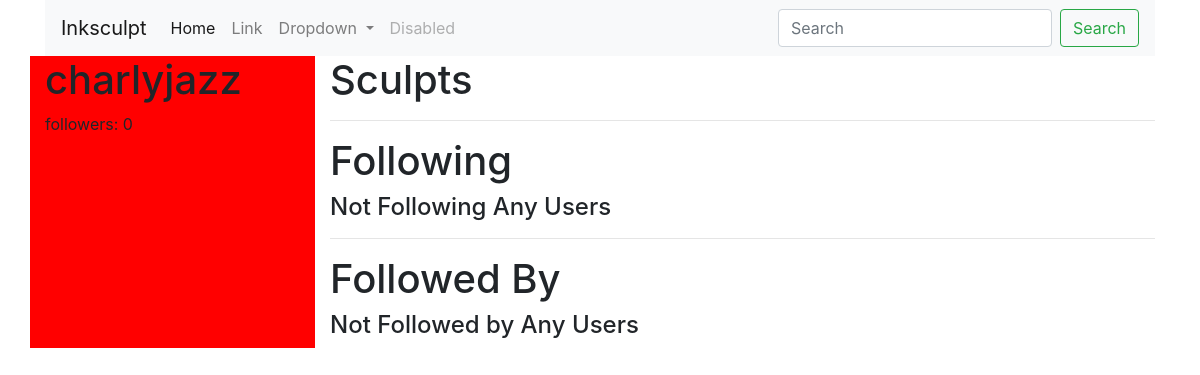
/charlyjazz/, run on an earlier commit of the app's database.
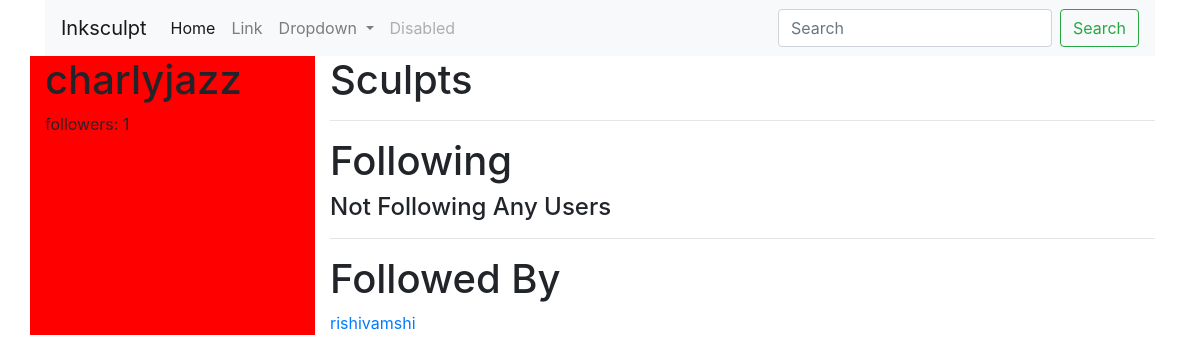
And on a later commit of the database.
### accounts/models.py (models this page shows, shortened)
class UserProfile(models.Model):
	user 		= models.OneToOneField(settings.AUTH_USER_MODEL , related_name='profile') #1
	following 	= models.ManyToManyField(settings.AUTH_USER_MODEL, blank=True ,related_name='followed_by') #2

### accounts/views.py (the view)
# urls.py: url(r'^(?P<username>[\w.@+-]+)/$', UserDetailView.as_view(), name = 'detail'), # 6  # /sculpt/1
class UserDetailView(DetailView):	#2
	template_name = 'accounts/user_detail.html'
	queryset = User.objects.all()
	def get_object(self):
		return get_object_or_404(User, username__iexact = self.kwargs.get("username"))

### accounts/templates/accounts/user_detail.html (shortened to what this page needs)
{% extends "base.html" %}
{% block content %}
<div class="row">
	<div class="col-sm-3 col-xs-12" style="background-color: red;">
		<h1>{{ object.username }}</h1>
		<p>followers: {{ object.followed_by.count }} </p>
</div>
<div class="col-sm-9 col-xs-12"  >
	<h1>Sculpts</h1>
	<hr>
	<h1>Following</h1>
	{% for user in object.profile.following.all %}
		<a href='/{{ user.username }}'>{{ user.username }}</a> <br/>
		{% empty %}
		<h4>Not Following Any Users </h4>
	{% endfor %}
	<hr>
	<h1>Followed By</h1>
	{% for profile in object.followed_by.all %}
		<a href='/{{ profile.user.username }}'>{{ profile.user.username }}</a> <br/>
		{% empty %}
		<h4>Not Followed by Any Users </h4>
	{% endfor %}
</div>
{% endblock content %}

### templates/base.html (shortened to what this page needs)
{% load static %}
<html lang="en">
  <head>
    <link rel="stylesheet" type="text/css" href="{% static 'css/bootstrap.min.css' %}">
  </head>
  <body>
    <div class="container">
      {% include "navbar.html" %}
      {% block content %}
      {% endblock content %}
    </div>
  </body>
</html>

### templates/navbar.html (shortened to what this page needs)
<nav class="navbar navbar-expand-lg navbar-light bg-light">
  <a class="navbar-brand" href="{% url 'home' %}">Inksculpt</a>
  <div class="collapse navbar-collapse" id="navbarSupportedContent">
    <ul class="navbar-nav mr-auto">
      <li class="nav-item active">
        <a class="nav-link" href="#">Home <span class="sr-only">(current)</span></a>
      </li>
      <li class="nav-item">
        <a class="nav-link" href="#">Link</a>
      </li>
      <li class="nav-item dropdown">
        <a class="nav-link dropdown-toggle" href="#" id="navbarDropdown" role="button" data-toggle="dropdown" aria-haspopup="true" aria-expanded="false">
          Dropdown
        </a>
      </li>
      <li class="nav-item">
        <a class="nav-link disabled" href="#">Disabled</a>
      </li>
    </ul>
    {% include "sculpts/search_form.html" %}
  </div>
</nav>

### sculpts/templates/sculpts/search_form.html
<form class="form-inline my-2 my-lg-0" method="GET" action='{% url "sculpt:list" %}'>
	<input class="form-control mr-sm-2" type="text" name="q" placeholder="Search" value="{{ request.GET.q }}" />
	 <button class="btn btn-outline-success my-2 my-sm-0" type="submit">Search</button>
</form>

What changed in the data, as far as the page shows it:
added UserProfile: user.username "rishivamshi"
Also different on the page:
{{ object.followed_by.count }}: "0" → "1"
text no longer shown: "Not Followed by Any Users"
